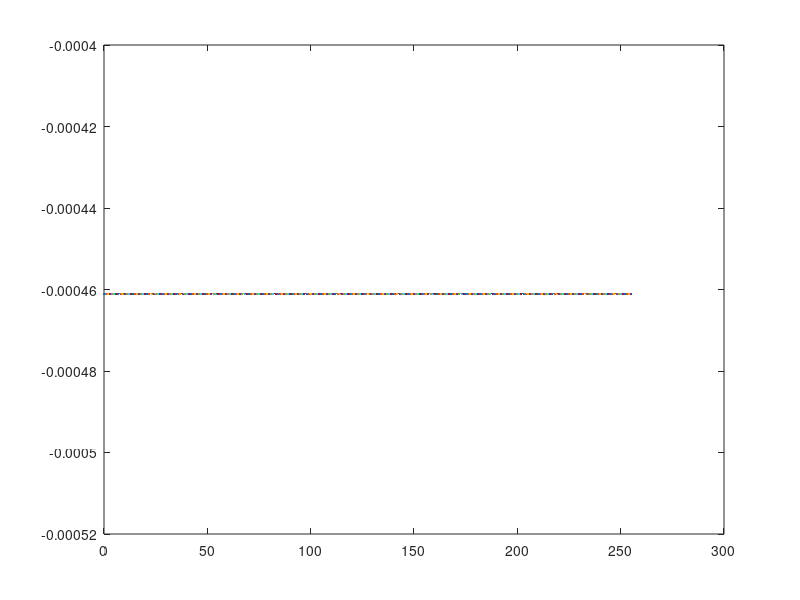

The MATLAB source for this figure:
Rmin = 3000;
Rmax = 40000;

lxmin = 2;
lxmax = 80;

logrmin = log10(Rmin);
logrmax = log10(Rmax);
loglxmin = log10(lxmin);
loglxmax = log10(lxmax);

delta = -(logrmax-logrmin)/(loglxmax-loglxmin);
b = logrmax - delta*loglxmin;
a = 10^b;
c = -1/delta;

o = [0:1:255];

vin = i./1023.*5;

R = 50000./vin-10000;
I = (a./R).^c;


plot(o,I)